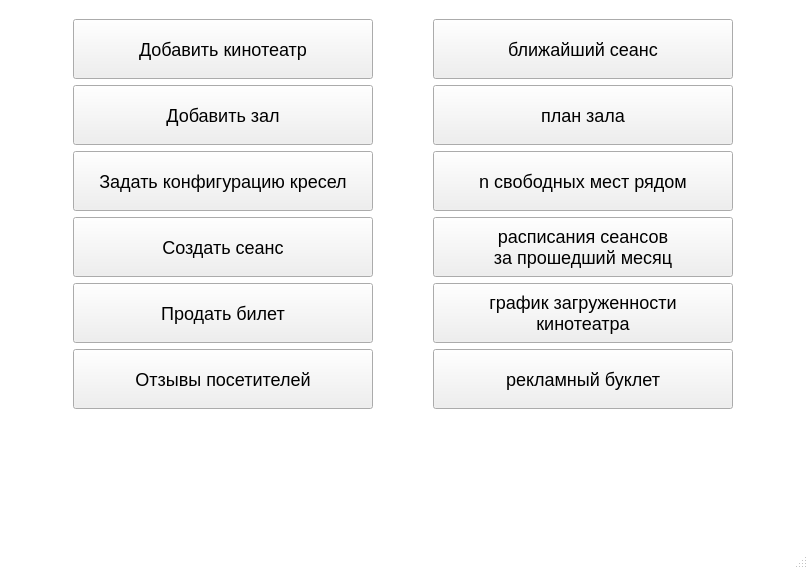
<?xml version="1.0" encoding="UTF-8"?>
<ui version="4.0">
 <class>MainWindow</class>
 <widget class="QMainWindow" name="MainWindow">
  <property name="geometry">
   <rect>
    <x>0</x>
    <y>0</y>
    <width>808</width>
    <height>569</height>
   </rect>
  </property>
  <property name="windowTitle">
   <string>MainWindow</string>
  </property>
  <property name="styleSheet">
   <string notr="true">QMainWindow {
	background-color: #fff;
}

QPushButton {
	font-size: 18px;
}

QLabel {
	font-size: 28px;
}</string>
  </property>
  <widget class="QWidget" name="centralwidget">
   <layout class="QVBoxLayout" name="verticalLayout_3">
    <item>
     <layout class="QVBoxLayout" name="verticalLayout_2">
      <property name="leftMargin">
       <number>10</number>
      </property>
      <property name="topMargin">
       <number>10</number>
      </property>
      <property name="rightMargin">
       <number>10</number>
      </property>
      <property name="bottomMargin">
       <number>10</number>
      </property>
      <item>
       <layout class="QVBoxLayout" name="verticalLayout">
        <property name="spacing">
         <number>6</number>
        </property>
        <property name="leftMargin">
         <number>0</number>
        </property>
        <property name="topMargin">
         <number>0</number>
        </property>
        <property name="rightMargin">
         <number>0</number>
        </property>
        <property name="bottomMargin">
         <number>0</number>
        </property>
        <item>
         <layout class="QHBoxLayout" name="horizontalLayout">
          <item>
           <widget class="QPushButton" name="addCinema">
            <property name="minimumSize">
             <size>
              <width>300</width>
              <height>60</height>
             </size>
            </property>
            <property name="maximumSize">
             <size>
              <width>300</width>
              <height>60</height>
             </size>
            </property>
            <property name="text">
             <string>Добавить кинотеатр</string>
            </property>
           </widget>
          </item>
          <item>
           <widget class="QPushButton" name="closestSession">
            <property name="minimumSize">
             <size>
              <width>300</width>
              <height>60</height>
             </size>
            </property>
            <property name="maximumSize">
             <size>
              <width>300</width>
              <height>60</height>
             </size>
            </property>
            <property name="text">
             <string>ближайший сеанс</string>
            </property>
           </widget>
          </item>
         </layout>
        </item>
        <item>
         <layout class="QHBoxLayout" name="horizontalLayout_2">
          <item>
           <widget class="QPushButton" name="addHall">
            <property name="minimumSize">
             <size>
              <width>300</width>
              <height>60</height>
             </size>
            </property>
            <property name="maximumSize">
             <size>
              <width>300</width>
              <height>60</height>
             </size>
            </property>
            <property name="text">
             <string>Добавить зал</string>
            </property>
           </widget>
          </item>
          <item>
           <widget class="QPushButton" name="hallPlan">
            <property name="minimumSize">
             <size>
              <width>300</width>
              <height>60</height>
             </size>
            </property>
            <property name="maximumSize">
             <size>
              <width>300</width>
              <height>60</height>
             </size>
            </property>
            <property name="text">
             <string>план зала</string>
            </property>
           </widget>
          </item>
         </layout>
        </item>
        <item>
         <layout class="QHBoxLayout" name="horizontalLayout_3">
          <item>
           <widget class="QPushButton" name="setChairs">
            <property name="minimumSize">
             <size>
              <width>300</width>
              <height>60</height>
             </size>
            </property>
            <property name="maximumSize">
             <size>
              <width>300</width>
              <height>60</height>
             </size>
            </property>
            <property name="text">
             <string>Задать конфигурацию кресел</string>
            </property>
           </widget>
          </item>
          <item>
           <widget class="QPushButton" name="seatsInRow">
            <property name="minimumSize">
             <size>
              <width>300</width>
              <height>60</height>
             </size>
            </property>
            <property name="maximumSize">
             <size>
              <width>300</width>
              <height>60</height>
             </size>
            </property>
            <property name="text">
             <string>n свободных мест рядом</string>
            </property>
           </widget>
          </item>
         </layout>
        </item>
        <item>
         <layout class="QHBoxLayout" name="horizontalLayout_4">
          <item>
           <widget class="QPushButton" name="createSession">
            <property name="minimumSize">
             <size>
              <width>300</width>
              <height>60</height>
             </size>
            </property>
            <property name="maximumSize">
             <size>
              <width>300</width>
              <height>60</height>
             </size>
            </property>
            <property name="text">
             <string>Создать сеанс</string>
            </property>
           </widget>
          </item>
          <item>
           <widget class="QPushButton" name="sessionsSchedule">
            <property name="minimumSize">
             <size>
              <width>300</width>
              <height>60</height>
             </size>
            </property>
            <property name="maximumSize">
             <size>
              <width>300</width>
              <height>60</height>
             </size>
            </property>
            <property name="text">
             <string>расписания сеансов
за прошедший месяц</string>
            </property>
           </widget>
          </item>
         </layout>
        </item>
        <item>
         <layout class="QHBoxLayout" name="horizontalLayout_5">
          <item>
           <widget class="QPushButton" name="sellTicket">
            <property name="minimumSize">
             <size>
              <width>300</width>
              <height>60</height>
             </size>
            </property>
            <property name="maximumSize">
             <size>
              <width>300</width>
              <height>60</height>
             </size>
            </property>
            <property name="text">
             <string>Продать билет</string>
            </property>
           </widget>
          </item>
          <item>
           <widget class="QPushButton" name="cinemaGraph">
            <property name="minimumSize">
             <size>
              <width>300</width>
              <height>60</height>
             </size>
            </property>
            <property name="maximumSize">
             <size>
              <width>300</width>
              <height>60</height>
             </size>
            </property>
            <property name="text">
             <string>график загруженности
кинотеатра</string>
            </property>
           </widget>
          </item>
         </layout>
        </item>
        <item>
         <layout class="QHBoxLayout" name="horizontalLayout_6">
          <item>
           <widget class="QPushButton" name="visitorsFeedback">
            <property name="minimumSize">
             <size>
              <width>300</width>
              <height>60</height>
             </size>
            </property>
            <property name="maximumSize">
             <size>
              <width>300</width>
              <height>60</height>
             </size>
            </property>
            <property name="text">
             <string>Отзывы посетителей</string>
            </property>
           </widget>
          </item>
          <item>
           <widget class="QPushButton" name="adBooklet">
            <property name="minimumSize">
             <size>
              <width>300</width>
              <height>60</height>
             </size>
            </property>
            <property name="maximumSize">
             <size>
              <width>300</width>
              <height>60</height>
             </size>
            </property>
            <property name="text">
             <string>рекламный буклет</string>
            </property>
           </widget>
          </item>
         </layout>
        </item>
       </layout>
      </item>
      <item>
       <widget class="QLabel" name="resultLabel">
        <property name="text">
         <string/>
        </property>
        <property name="alignment">
         <set>Qt::AlignCenter</set>
        </property>
       </widget>
      </item>
     </layout>
    </item>
   </layout>
  </widget>
  <widget class="QStatusBar" name="statusbar"/>
 </widget>
 <resources/>
 <connections/>
</ui>
